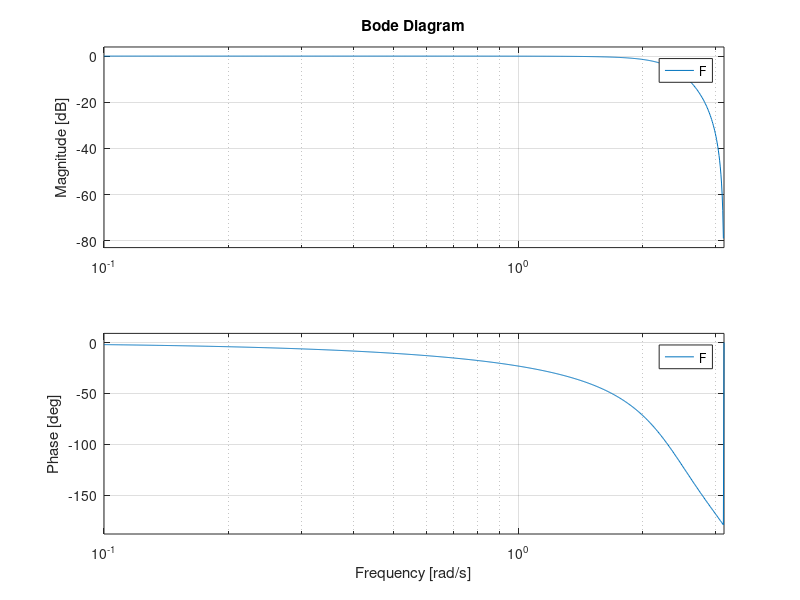
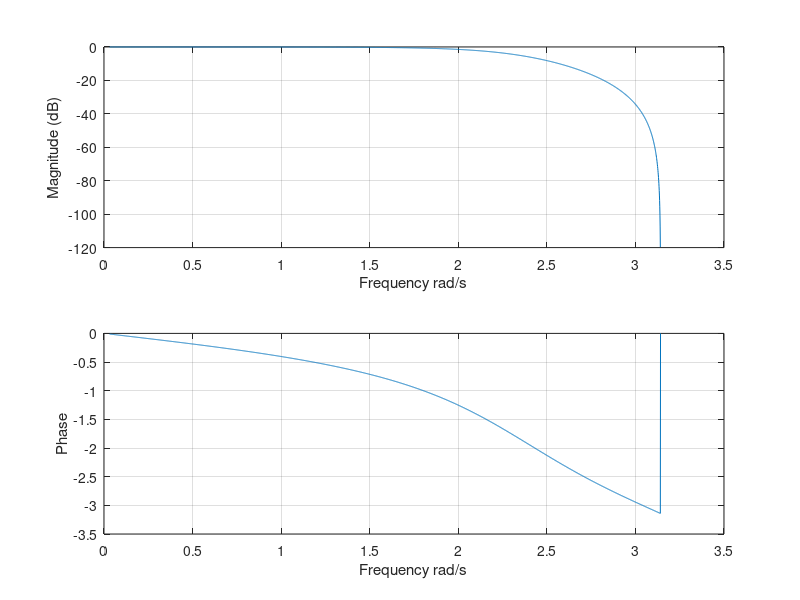

Source code (MATLAB) for these figures, in order: (Note: this script raises an error after producing the figures.)
clear all;
close all hidden;
clc;

F = tf([0.505 1.01 0.505],[1  0.7478 0.2722],1,'Variable','q^-1')

figure();
bode(F);
grid on;

w_vect = linspace(pi/100,pi,3000);
Fresp = squeeze(freqresp(F,w_vect));

figure();
subplot(211)
plot(w_vect,20*log10(abs(Fresp)));
xlabel("Frequency rad/s");
ylabel("Magnitude (dB)");
grid on;
subplot(212)
plot(w_vect,angle(Fresp));
xlabel("Frequency rad/s");
ylabel("Phase");
grid on;
sgtitle("Bode plot Butterworth filter");


